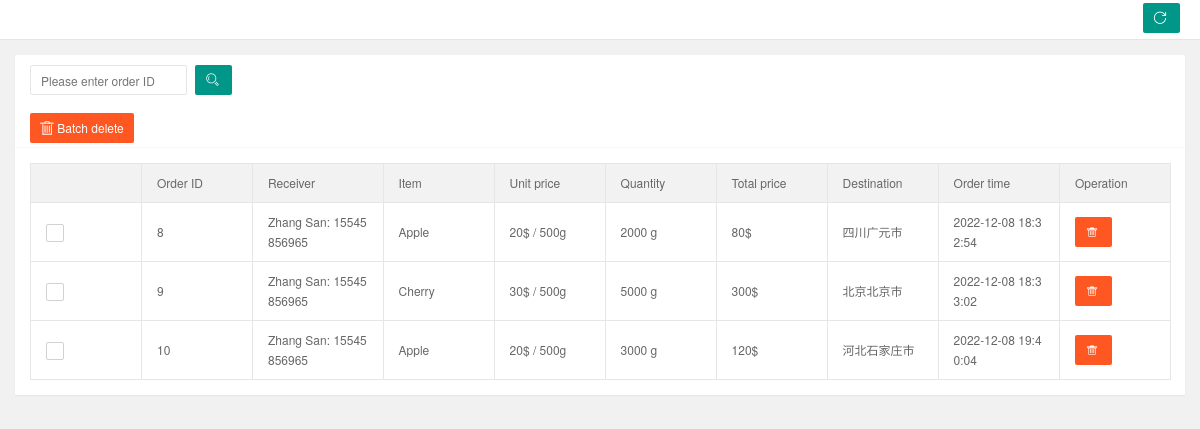
Page /orderAdmin on the committed database.
### app/models.py (models this page shows)
class User(db.Model):
    __tablename__ = 'user'
    id = db.Column(db.Integer, primary_key=True)
    username = db.Column(db.String(50))
    password = db.Column(db.String(50))
    phone = db.Column(db.String(50))
    name = db.Column(db.String(50))
    job = db.Column(db.Boolean())

class Item(db.Model):
    __tablename__ = 'item'
    id = db.Column(db.Integer, primary_key=True)
    item_name = db.Column(db.String(50))
    price = db.Column(db.Float)
    description = db.Column(db.String(500))
    image = db.Column(db.LargeBinary(length=5120))

class Order(db.Model):
    __tablename__ = 'order'
    id = db.Column(db.Integer, primary_key=True)
    user_id = db.Column(db.Integer)
    item_id = db.Column(db.Integer)
    time = db.Column(db.DateTime)
    number = db.Column(db.Integer)
    money = db.Column(db.Float)
    destination = db.Column(db.String(50))

### app/views.py (the view)
@app.route('/orderAdmin', methods=['GET', 'POST'])
def orderAdmin():
    order = db.session.query(Order.id, Order.user_id, Order.item_id, Order.money, Order.destination, Order.number,
                             Order.time, Item.price, Item.item_name, User.name, User.phone)\
        .join(Item, Order.item_id == Item.id).join(User, Order.user_id == User.id).all()
    order_list = []
    for i in order:
        price = i.number * 500
        a = i.time
        day = datetime(a.year, a.month, a.day, a.hour, a.minute, int(a.second))
        order_list.append([i, price, day])
    return render_template('orderAdmin.html', order=order_list)

### app/templates/orderAdmin.html (shortened to what this page needs)
<!DOCTYPE html>
<html lang="en" class="x-admin-sm">
<head>
    <link rel="stylesheet" href="../static/lib/X-admin/css/font.css">
    <link rel="stylesheet" href="../static/lib/X-admin/css/xadmin.css">
</head>
<body>
    <div class="x-nav">
        <a class="layui-btn layui-btn-small" style="line-height:1.6em;margin-top:3px;float:right" onclick="location.reload()" title="刷新">
            <i class="layui-icon layui-icon-refresh" style="line-height:30px"></i>
        </a>
    </div>
    <div class="layui-fluid">
        <div class="layui-row layui-col-space15">
            <div class="layui-col-md12">
                <div class="layui-card">
                    <div class="layui-card-body ">
                        <form class="layui-form layui-col-space5">
                            <div class="layui-input-inline layui-show-xs-block">
                                <input type="text" name="username" placeholder="Please enter order ID" autocomplete="off" class="layui-input"></div>
                            <div class="layui-input-inline layui-show-xs-block">
                                <button class="layui-btn" lay-submit="" lay-filter="sreach">
                                    <i class="layui-icon">&#xe615;</i>
                                </button>
                            </div>
                        </form>
                    </div>
                    <div class="layui-card-header">
                        <button class="layui-btn layui-btn-danger" onclick="delAll()">
                            <i class="iconfont">&#xe69d;</i>
                            Batch delete
                        </button>
                    </div>
                    <div class="layui-card-body layui-table-body layui-table-main">
                        <table class="layui-table layui-form " id="order-administration">
                            <thead>
                                <tr>
                                    <th></th>
                                    <th>Order ID</th>
                                    <th>Receiver</th>
                                    <th>Item</th>
                                    <th>Unit price</th>
                                    <th>Quantity</th>
                                    <th>Total price</th>
                                    <th>Destination</th>
                                    <th>Order time</th>
                                    <th>Operation</th>
                                </tr>
                            </thead>
                            <tbody>
                            {% for i in order %}
                                <tr id="{{ i[0].id }}">
                                    <td>
                                    </td>
                                    <td>{{ i[0].id }}</td>
                                    <td>{{ i[0].name }}: {{ i[0].phone }}</td>
                                    <td>{{ i[0].item_name }}</td>
                                    <td>{{ i[0].price }}$ / 500g</td>
                                    <td>{{ i[1] }} g</td>
                                    <td>{{ i[0].money }}$</td>
                                    <td>{{ i[0].destination }}</td>
                                    <td>{{ i[2] }}</td>
                                    <td class="td-manage">
                                        <a title="删除" class="layui-btn layui-btn-danger" onclick="member_del(this, {{ i[0].id }})" href="javascript:;" >
                                            <i class="layui-icon layui-font-red">&#xe640;</i>
                                        </a>
                                    </td>
                                </tr>
                            {% endfor %}
                            </tbody>
                        </table>
                    </div>
                </div>
            </div>
        </div>
    </div>
</body>
</html>

### rows in the picture
User: name "Zhang San" "Zhang San" "Zhang San", phone "15545856965" "15545856965" "15545856965"
Item: item_name "Apple" "Apple"
Order: destination "四川广元市"
Item: item_name "Cherry"
Order: money "300", destination "北京北京市"
Order: destination "河北石家庄市"

### other values in the picture
{{ i[0].id }} "8" "9" "10"
{{ i[0].price }} "20" "30" "20"
{{ i[1] }} "2000" "5000" "3000"
{{ i[0].money }} "80" "120"
{{ i[2] }} "2022-12-08 18:32:54" "2022-12-08 18:33:02" "2022-12-08 19:40:04"
